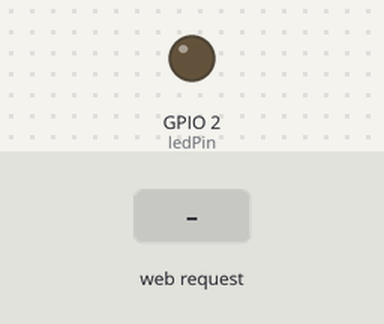
Simulated run of this sketch. Board: ESP32. Shown: output pins drawn as LEDs (lit = HIGH). The test bench sets the inputs (shaded band). What the sketch prints to the serial monitor is not drawn.

Above: at 1.2 s.
1.3 s: HTTP request GET /on received
At 2.5 s:
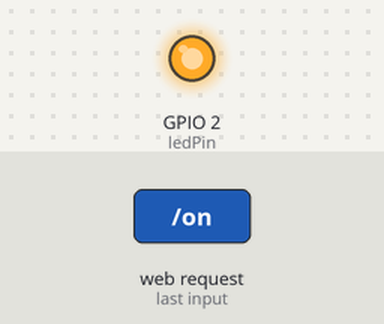
2.8 s: HTTP request GET /off received
At 3.8 s:
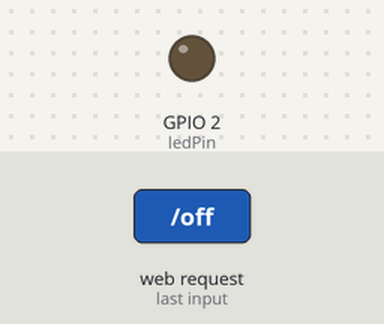
Timing chart, 0 to 5.8 s (numbered marks = the images above; inputs shaded):
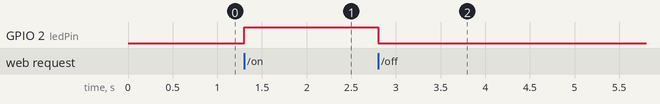

The sketch:

wifi_controlled_led.ino
```cpp
#include <WiFi.h>
#include <WebServer.h>

const char* ssid = "ESP32-LED";
const char* password = "12345678";

WebServer server(80);

const int ledPin = 2;

// HTML page
String page = R"rawliteral(
<!DOCTYPE html>
<html>
<head>
  <title>ESP32 LED Control</title>
  <style>
    body { font-family: Arial; text-align: center; margin-top: 50px; }
    button { padding: 15px 30px; font-size: 20px; margin: 10px; }
  </style>
</head>
<body>
  <h1>ESP32 LED Control</h1>
  <a href="/on"><button style="background-color:green;color:white;">ON</button></a>
  <a href="/off"><button style="background-color:red;color:white;">OFF</button></a>
</body>
</html>
)rawliteral";

void handleRoot() {
  server.send(200, "text/html", page);
}

void handleOn() {
  digitalWrite(ledPin, HIGH);
  server.send(200, "text/html", page);
}

void handleOff() {
  digitalWrite(ledPin, LOW);
  server.send(200, "text/html", page);
}

void setup() {
  Serial.begin(115200);

  pinMode(ledPin, OUTPUT);
  digitalWrite(ledPin, LOW);

  WiFi.softAP(ssid, password);

  Serial.println("WiFi AP started");
  Serial.print("IP address: ");
  Serial.println(WiFi.softAPIP()); // usually 192.168.4.1

  server.on("/", handleRoot);
  server.on("/on", handleOn);
  server.on("/off", handleOff);

  server.begin();
  Serial.println("Web server started");
}

void loop() {
  server.handleClient();
}
```

Measured:
- after the input at 1.3 s, GPIO 2 (ledPin): LOW → HIGH at once
- after the input at 2.8 s, GPIO 2 (ledPin): HIGH → LOW at once
